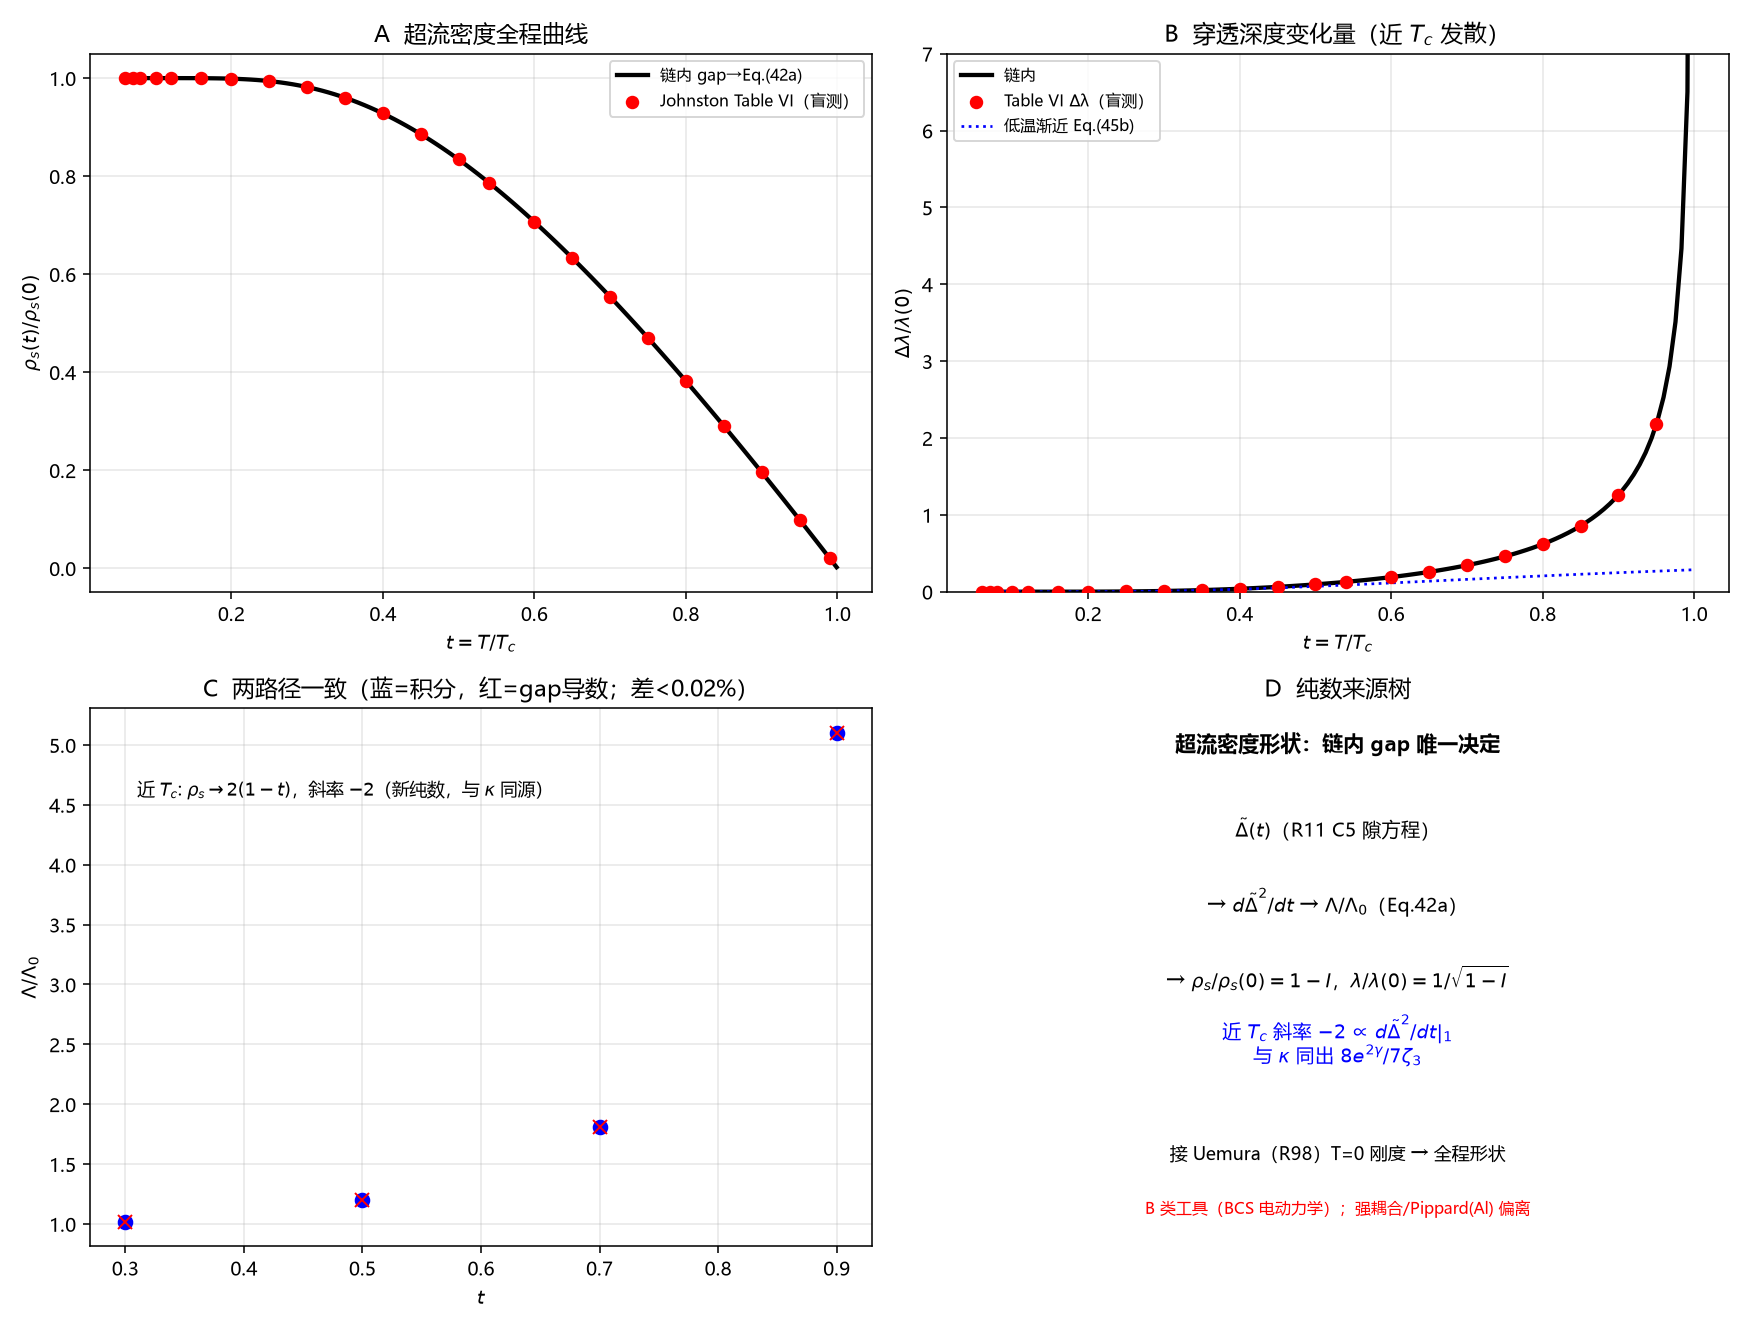

Here is the Python script that generated this plot:
# -*- coding: utf-8 -*-
"""
预注册判定 R15：超流密度与 London 穿透深度全程曲线（非拟合）
============================================================
链内 gap 曲线经 Johnston Eq.(42a)/(40) 唯一决定 rho_s(t), lambda(t)。
两路径一致性闭环 + 近 Tc 斜率纯数 -2 + 低温激活。

复跑：python "10 探索/超导第一性研究/04_计算验证/R15_超流密度穿透深度全程.py"
"""
import csv
import math
import os
import sys

try:
    sys.stdout.reconfigure(encoding="utf-8")
except Exception:
    pass

import numpy as np
from scipy.integrate import quad
from scipy.optimize import brentq
import matplotlib
matplotlib.use("Agg")
import matplotlib.pyplot as plt

plt.rcParams["font.sans-serif"] = ["Microsoft YaHei", "SimHei", "DejaVu Sans"]
plt.rcParams["axes.unicode_minus"] = False

OUT = os.path.dirname(os.path.abspath(__file__))
G = 0.5772156649015329
A = math.pi / math.exp(G)
WD = 100.0
C = math.log(2 * WD * math.exp(G) / math.pi)

# Johnston Table VI (BCS alpha=alpha_BCS): t -> I(t), Delta lambda/lambda(0)
# 从 arXiv:1304.2275 附录 Table VI 双列提取（已核对对齐）
TABLE_VI = {
    0.06: (2.3513e-12, 1.1757e-12), 0.07: (1.4543e-10, 7.2714e-11),
    0.08: (3.1803e-09, 1.5902e-09), 0.10: (2.3490e-07, 1.1745e-07),
    0.12: (4.0716e-06, 2.0358e-06), 0.16: (1.4018e-04, 7.0099e-05),
    0.20: (1.1467e-03, 5.7386e-04), 0.25: (6.0616e-03, 3.0447e-03),
    0.30: (1.8240e-02, 9.2465e-03), 0.35: (3.9972e-02, 2.0606e-02),
    0.40: (7.2078e-02, 3.8112e-02), 0.45: (1.1433e-01, 6.2587e-02),
    0.50: (1.6596e-01, 9.4982e-02), 0.54: (2.1335e-01, 1.2748e-01),
    0.60: (2.9333e-01, 1.8957e-01), 0.65: (3.6706e-01, 2.5695e-01),
    0.70: (4.4629e-01, 3.4387e-01), 0.75: (5.3023e-01, 4.5901e-01),
    0.80: (6.1822e-01, 6.1843e-01), 0.85: (7.0966e-01, 8.5587e-01),
    0.90: (8.0405e-01, 1.2591e+00), 0.95: (9.0096e-01, 2.1775e+00),
    0.99: (9.8004e-01, 6.0775e+00),
}


def gap(t):
    if t >= 1:
        return 0.0
    def eq(d):
        return quad(lambda x: math.tanh(math.sqrt(x*x+d*d)/(2*t))/math.sqrt(x*x+d*d),
                    0, WD, limit=300, epsabs=1e-12)[0] - C
    return brentq(eq, 1e-10, 20, xtol=1e-13)


def I_from_gap(t):
    """Eq.(40): I = 1/2 ∫ sech^2(z) dy"""
    d = gap(t) / A
    def integ(y):
        z = 0.5 * math.sqrt(y*y + (A*d/t)**2)
        if z > 700:
            return 0.0
        return 1.0/(math.cosh(z)**2)
    return 0.5 * quad(integ, 0, 60, limit=300, epsabs=1e-13, epsrel=1e-11)[0]


def dDelta2_dt(t, h=1e-4):
    dp = gap(min(t+h, 0.999999))/A
    dm = gap(max(t-h, 1e-9))/A
    return (dp*dp - dm*dm)/(2*h)


def Lambda_ratio(t):
    """Eq.(42a): Lambda/Lambda0 = 1 - t/(2 Delta^2) dDelta2/dt"""
    d = gap(t)/A
    return 1 - t/(2*d*d)*dDelta2_dt(t)


def main():
    # P1 I(t) 盲测
    tests = []
    for t, (Iref, dLref) in TABLE_VI.items():
        Ic = I_from_gap(t)
        err = abs(Ic-Iref)/Iref
        tests.append((t, Ic, Iref, err, dLref))
    mid = [x for x in tests if 0.2 <= x[0] <= 0.9]
    low = [x for x in tests if x[0] < 0.2]
    max_mid = max(x[3] for x in mid)
    max_low = max(x[3] for x in low)
    assert max_mid < 0.005 and max_low < 0.02, "P1: I(t) 盲测"

    # P2 两路径一致性
    path_tests = []
    for t in [0.3, 0.5, 0.7, 0.9]:
        Ic = I_from_gap(t)
        inv = 1/(1-Ic)
        Lam = Lambda_ratio(t)
        path_tests.append((t, inv, Lam, abs(inv-Lam)/inv))
    max_path = max(x[3] for x in path_tests)
    assert max_path < 0.001, "P2: 两路径一致性"

    # P3 近 Tc 斜率 rho_s/(1-t) -> 2
    slopes = []
    for t in [0.99, 0.999, 0.9999]:
        rho = 1 - I_from_gap(t)
        slopes.append((t, rho/(1-t)))
    slope_tc = slopes[-1][1]
    assert abs(slope_tc - 2.0)/2.0 < 0.01, "P3: rho_s'(1)=-2"

    # P4 低温激活指数 (扣 t^-1/2)
    ts_low = np.array([0.10, 0.12, 0.14, 0.16, 0.18, 0.20])
    dL = np.array([1/math.sqrt(1-I_from_gap(t))-1 for t in ts_low])
    ys = np.log(dL) + 0.5*np.log(ts_low)   # 扣 t^-1/2
    slope_low, _ = np.polyfit(1/ts_low, ys, 1)
    assert abs(slope_low + A)/A < 0.05, "P4: 低温激活指数 -pi/e^gamma"

    # P5 λ 盲测
    dL_tests = []
    for t, Ic, Iref, err, dLref in tests:
        if dLref and dLref < 3:
            dLc = 1/math.sqrt(1-Ic)-1
            dL_tests.append((t, dLc, dLref, abs(dLc-dLref)/dLref))
    max_dL = max(x[3] for x in dL_tests)
    assert max_dL < 0.005, "P5: lambda 盲测"

    print("R15 超流密度/穿透深度全程（A 类结构＋B 类工具）：")
    print("  P1 I(t) 盲测: 中温最大 %.2f%%, 低温最大 %.2f%%" % (100*max_mid, 100*max_low))
    print("  P2 两路径一致性最大误差 %.3f%%" % (100*max_path))
    print("  P3 rho_s/(1-t) @t=0.9999 = %.5f (目标 2)" % slope_tc)
    print("  P4 低温激活指数 %.4f (目标 -pi/e^gamma=%.4f)" % (slope_low, -A))
    print("  P5 lambda 盲测最大误差 %.2f%%" % (100*max_dL))
    print("  全部断言通过（非拟合）")

    # 曲线
    ts = np.linspace(0.06, 0.999, 120)
    Ic_curve = np.array([I_from_gap(t) for t in ts])
    rho_curve = 1 - Ic_curve
    dL_curve = 1/np.sqrt(1-Ic_curve) - 1

    # 图
    fig, axes = plt.subplots(2, 2, figsize=(12.5, 9.5))

    ax = axes[0, 0]
    ax.plot(ts, rho_curve, "k-", lw=2.2, label="链内 gap→Eq.(42a)")
    ax.scatter([x[0] for x in tests], [1-x[2] for x in tests], s=35, color="red",
               zorder=5, label="Johnston Table VI（盲测）")
    ax.set_xlabel("$t=T/T_c$"); ax.set_ylabel("$\\rho_s(t)/\\rho_s(0)$")
    ax.set_title("A  超流密度全程曲线"); ax.legend(fontsize=8); ax.grid(alpha=0.3)

    ax = axes[0, 1]
    ax.plot(ts, dL_curve, "k-", lw=2.2, label="链内")
    ax.scatter([x[0] for x in dL_tests], [x[2] for x in dL_tests], s=35,
               color="red", zorder=5, label="Table VI Δλ（盲测）")
    ax.plot(ts, [math.sqrt(math.pi*A/(2*t))*math.exp(-A/t) for t in ts],
            "b:", lw=1.4, label="低温渐近 Eq.(45b)")
    ax.set_xlabel("$t=T/T_c$"); ax.set_ylabel("$\\Delta\\lambda/\\lambda(0)$")
    ax.set_ylim(0, 7)
    ax.set_title("B  穿透深度变化量（近 $T_c$ 发散）"); ax.legend(fontsize=8); ax.grid(alpha=0.3)

    ax = axes[1, 0]
    for t, inv, Lam, e in path_tests:
        ax.plot(t, inv, "bo", ms=7)
        ax.plot(t, Lam, "rx", ms=7)
    ax.set_xlabel("$t$"); ax.set_ylabel("$\\Lambda/\\Lambda_0$")
    ax.set_title("C  两路径一致（蓝=积分，红=gap导数；差<%.2f%%）" % (100*max_path))
    ax.grid(alpha=0.3)
    ax.text(0.31, 4.7, "近 $T_c$: $\\rho_s\\to2(1-t)$，斜率 $-2$（新纯数，与 $\\kappa$ 同源）",
            fontsize=9, va="top")

    ax = axes[1, 1]
    ax.text(0.5, 0.92, "超流密度形状：链内 gap 唯一决定", ha="center", fontsize=11, weight="bold")
    ax.text(0.5, 0.76, "$\\tilde\\Delta(t)$（R11 C5 隙方程）", ha="center", fontsize=10)
    ax.text(0.5, 0.62, "→ $d\\tilde\\Delta^2/dt$ → $\\Lambda/\\Lambda_0$（Eq.42a）",
            ha="center", fontsize=10)
    ax.text(0.5, 0.48, "→ $\\rho_s/\\rho_s(0)=1-I$，$\\lambda/\\lambda(0)=1/\\sqrt{1-I}$",
            ha="center", fontsize=10)
    ax.text(0.5, 0.34, "近 $T_c$ 斜率 $-2$ ∝ $d\\tilde\\Delta^2/dt|_1$\n与 $\\kappa$ 同出 $8e^{2\\gamma}/7\\zeta_3$",
            ha="center", fontsize=10, color="blue")
    ax.text(0.5, 0.16, "接 Uemura（R98）T=0 刚度 → 全程形状", ha="center", fontsize=9)
    ax.text(0.5, 0.06, "B 类工具（BCS 电动力学）；强耦合/Pippard(Al) 偏离", ha="center", fontsize=8, color="red")
    ax.set_xlim(0, 1); ax.set_ylim(0, 1); ax.axis("off")
    ax.set_title("D  纯数来源树")

    fig.tight_layout()
    png = os.path.join(OUT, "R15_超流密度穿透深度全程.png")
    fig.savefig(png, dpi=140)
    plt.close(fig)

    summary = [
        ["P1 I(t) 中温盲测", "%.2f%%" % (100*max_mid), "Table VI，<0.5%"],
        ["P1 I(t) 低温盲测", "%.2f%%" % (100*max_low), "Table VI，<2%"],
        ["P2 两路径一致性", "%.3f%%" % (100*max_path), "gap导数 vs sech²积分"],
        ["P3 近 Tc rho_s 斜率", "%.4f" % slope_tc, "目标 -2（rho_s/(1-t)→2）"],
        ["P4 低温激活指数", "%.4f" % slope_low, "目标 -pi/e^gamma=%.4f" % (-A)],
        ["P5 lambda 盲测", "%.2f%%" % (100*max_dL), "Table VI Δλ"],
        ["类别", "A 类结构＋B 类工具", "超流密度形状链内决定；电动力学工具外部"],
    ]
    with open(os.path.join(OUT, "R15_超流密度穿透深度全程_摘要.csv"),
              "w", newline="", encoding="utf-8-sig") as fo:
        w = csv.writer(fo); w.writerow(["量", "值", "说明"]); w.writerows(summary)

    with open(os.path.join(OUT, "R15_超流密度穿透深度全程_盲测.csv"),
              "w", newline="", encoding="utf-8-sig") as fo:
        w = csv.writer(fo); w.writerow(["t", "I_chain", "I_TableVI", "rel_err", "dL_TableVI"])
        for t, Ic, Iref, err, dLref in tests:
            w.writerow(["%.4f" % t, "%.8e" % Ic, "%.8e" % Iref, "%.6f" % err,
                        ("%.6e" % dLref) if dLref else ""])

    print("图:", png)


if __name__ == "__main__":
    main()
